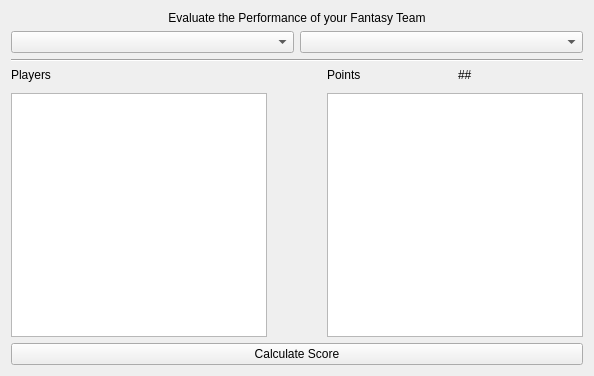
<?xml version="1.0" encoding="UTF-8"?>
<ui version="4.0">
 <class>Form</class>
 <widget class="QWidget" name="Form">
  <property name="geometry">
   <rect>
    <x>0</x>
    <y>0</y>
    <width>594</width>
    <height>376</height>
   </rect>
  </property>
  <property name="windowTitle">
   <string>Form</string>
  </property>
  <layout class="QVBoxLayout" name="verticalLayout_3">
   <item>
    <widget class="QLabel" name="label">
     <property name="text">
      <string>Evaluate the Performance of your Fantasy Team</string>
     </property>
     <property name="alignment">
      <set>Qt::AlignCenter</set>
     </property>
    </widget>
   </item>
   <item>
    <layout class="QHBoxLayout" name="horizontalLayout_3">
     <item>
      <widget class="QComboBox" name="comboBox_team"/>
     </item>
     <item>
      <widget class="QComboBox" name="comboBox_match"/>
     </item>
    </layout>
   </item>
   <item>
    <widget class="Line" name="line">
     <property name="orientation">
      <enum>Qt::Horizontal</enum>
     </property>
    </widget>
   </item>
   <item>
    <layout class="QHBoxLayout" name="horizontalLayout_4">
     <item>
      <layout class="QVBoxLayout" name="verticalLayout">
       <item>
        <widget class="QLabel" name="label_2">
         <property name="text">
          <string>Players</string>
         </property>
        </widget>
       </item>
       <item>
        <spacer name="verticalSpacer">
         <property name="orientation">
          <enum>Qt::Vertical</enum>
         </property>
         <property name="sizeType">
          <enum>QSizePolicy::Fixed</enum>
         </property>
         <property name="sizeHint" stdset="0">
          <size>
           <width>20</width>
           <height>5</height>
          </size>
         </property>
        </spacer>
       </item>
       <item>
        <widget class="QListWidget" name="listWidget_players">
         <property name="autoScroll">
          <bool>true</bool>
         </property>
        </widget>
       </item>
      </layout>
     </item>
     <item>
      <spacer name="horizontalSpacer">
       <property name="orientation">
        <enum>Qt::Horizontal</enum>
       </property>
       <property name="sizeHint" stdset="0">
        <size>
         <width>40</width>
         <height>20</height>
        </size>
       </property>
      </spacer>
     </item>
     <item>
      <layout class="QVBoxLayout" name="verticalLayout_2">
       <item>
        <layout class="QHBoxLayout" name="horizontalLayout_2">
         <item>
          <widget class="QLabel" name="label_3">
           <property name="text">
            <string>Points</string>
           </property>
          </widget>
         </item>
         <item>
          <widget class="QLabel" name="lab_points">
           <property name="text">
            <string>##</string>
           </property>
          </widget>
         </item>
        </layout>
       </item>
       <item>
        <spacer name="verticalSpacer_2">
         <property name="orientation">
          <enum>Qt::Vertical</enum>
         </property>
         <property name="sizeType">
          <enum>QSizePolicy::Fixed</enum>
         </property>
         <property name="sizeHint" stdset="0">
          <size>
           <width>20</width>
           <height>5</height>
          </size>
         </property>
        </spacer>
       </item>
       <item>
        <widget class="QListWidget" name="listWidget_points">
         <property name="autoScroll">
          <bool>true</bool>
         </property>
        </widget>
       </item>
      </layout>
     </item>
    </layout>
   </item>
   <item>
    <widget class="QPushButton" name="btn_calculate_score">
     <property name="text">
      <string>Calculate Score</string>
     </property>
    </widget>
   </item>
  </layout>
 </widget>
 <resources/>
 <connections/>
</ui>
